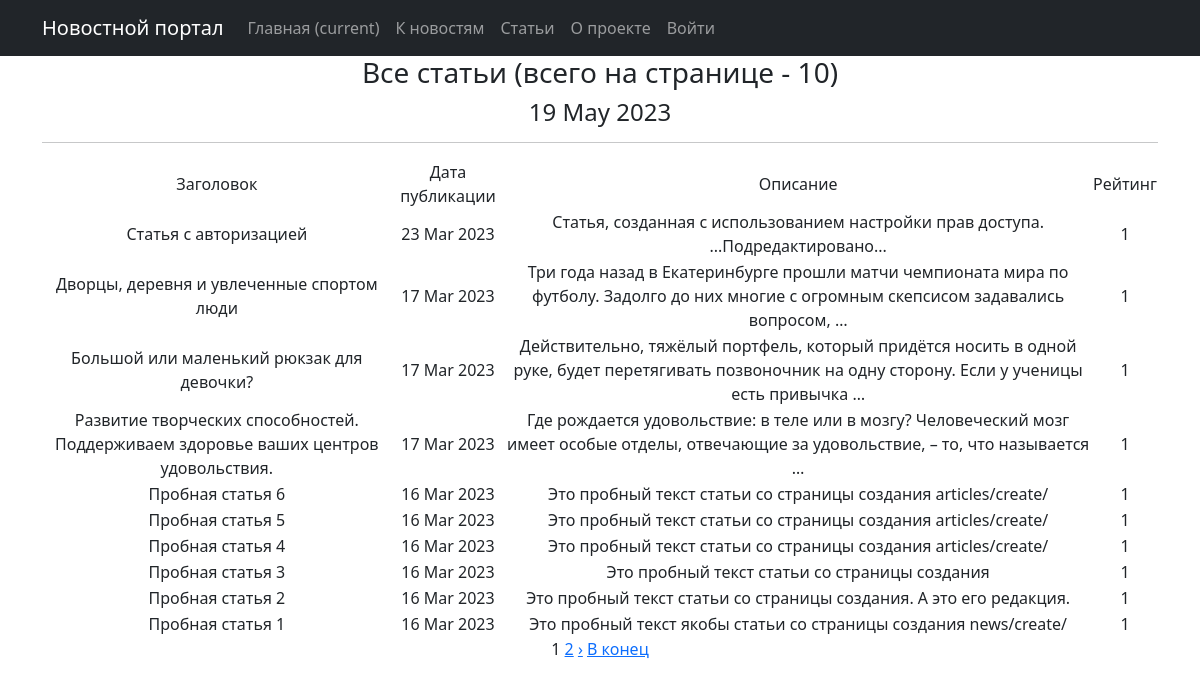
Screenshot of /posts/articles/ with the database file from the repository.
### news/models.py (models this page shows, shortened)
class Post(models.Model):
    author = models.ForeignKey(Author, on_delete=models.CASCADE)
    content = models.CharField(max_length=2, choices=CONTENTS)
    time_in = models.DateTimeField(auto_now_add=True)
    category = models.ManyToManyField(Category, through='PostCategory')
    title = models.CharField(max_length=255,)
    content_text = models.TextField()
    content_rate = models.IntegerField(default=1)

### news/views.py (the view)
# urls.py: path('articles/', cache_page(300)(ArticlesList.as_view()), name='articles_list'),
class ArticlesList(ListView):
    model = Post
    queryset = Post.objects.filter(content = 'AC')
    ordering = '-time_in'
    template_name = 'articles.html'
    context_object_name = 'articles'
    paginate_by = 10
    def get_queryset(self):
        queryset = super().get_queryset()
        self.filterset = PostFilter(self.request.GET, queryset)
        return self.filterset.qs
    def get_context_data(self, **kwargs):
        context = super().get_context_data(**kwargs)
        context['time_now'] = datetime.utcnow()
        context['filterset'] = self.filterset
        return context

### news/templatetags/custom_filters.py (called while the page is built)
@register.filter()
@stringfilter #чтобы не вызывать ошибки, приведем в строку
def censor(value, bad_words = bad_list):
    words = value.split()#разделим строку
    new_line=''
    for word in words:
        if word.lower() in bad_words in bad_words:
            new_line += word[0] #если да, первый символ оставляем
            for i in word[1:]:
                new_line += '*'#остальные заменяем на *
            new_line += ' '
        elif (word[:-1].lower()) in bad_words:
            new_line += word[0]
            for i in word[1:-1]:
                new_line += '*'
            new_line += (word[-1] + ' ')
        else:
            new_line += (word + ' ')
    return new_line.rstrip()

### news/templatetags/custom_tags.py (called while the page is built)
@register.simple_tag(takes_context=True)
def url_replace(context, **kwargs):
   d = context['request'].GET.copy()
   for k, v in kwargs.items():
       d[k] = v
   return d.urlencode()

### templates/articles.html (shortened to what this page needs)
{% extends 'flatpages/default.html' %}
{% load custom_filters %}
{% load custom_tags %}
{% block content %}
    <h3>Все статьи (всего на странице - {{ articles|length}})</h3>
    <h4>{{ time_now|date:'d M Y'}}</h4>
    <hr>
    {% if articles %}
       <table>
           <tr>
               <td>Заголовок</td>
               <td>Дата публикации</td>
               <td>Описание</td>
               <td>Рейтинг</td>
           </tr>
           {% for post in articles %}
           <tr>
               <td>{{ post.title|censor }}</td>
               <td>{{ post.time_in|date:'d M Y' }}</td>
               <td>{{ post.content_text|censor|truncatewords:20 }}</td>
               <td>{{ post.content_rate }}</td>
           </tr>
           {% endfor %}
       </table>
    {% else %}
        <h3>Новости не найдены</h3>
    {% endif %}
   {{ page_obj.number }}
   {% if page_obj.has_next %}
       <a href="?{% url_replace page=page_obj.next_page_number %}">{{ page_obj.next_page_number }}</a>
   {% endif %}
        {% if page_obj.has_next %}
            <a href="?{% url_replace page=page_obj.next_page_number %}">&rsaquo;</a>
            <a href="?{% url_replace page=page_obj.paginator.num_pages %}">В конец</a>
        {% endif %}
{% endblock content %}

### rows the page displays
Post: title|censor "Статья с авторизацией", time_in "23 Mar 2023", content_text|censor "Статья, созданная с использованием настройки прав доступа. ...Подредактировано...", content_rate "1"
Post: title|censor "Дворцы, деревня и увлеченные спортом люди", time_in "17 Mar 2023", content_text|censor "Три года назад в Екатеринбурге прошли матчи чемпионата мира по футболу. Задолго до них многие с огромным скепсисом задавались вопросом, …", content_rate "1"
Post: title|censor "Большой или маленький рюкзак для девочки?", time_in "17 Mar 2023", content_text|censor "Действительно, тяжёлый портфель, который придётся носить в одной руке, будет перетягивать позвоночник на одну сторону. Если у ученицы есть привычка …", content_rate "1"
Post: title|censor "Развитие творческих способностей. Поддерживаем здоровье ваших центров удовольствия.", time_in "17 Mar 2023", content_text|censor "Где рождается удовольствие: в теле или в мозгу? Человеческий мозг имеет особые отделы, отвечающие за удовольствие, – то, что называется …", content_rate "1"
Post: title|censor "Пробная статья 6", time_in "16 Mar 2023", content_text|censor "Это пробный текст статьи со страницы создания articles/create/", content_rate "1"
Post: title|censor "Пробная статья 5", time_in "16 Mar 2023", content_text|censor "Это пробный текст статьи со страницы создания articles/create/", content_rate "1"
Post: title|censor "Пробная статья 4", time_in "16 Mar 2023", content_text|censor "Это пробный текст статьи со страницы создания articles/create/", content_rate "1"
Post: title|censor "Пробная статья 3", time_in "16 Mar 2023", content_text|censor "Это пробный текст статьи со страницы создания", content_rate "1"
Post: title|censor "Пробная статья 2", time_in "16 Mar 2023", content_text|censor "Это пробный текст статьи со страницы создания. А это его редакция.", content_rate "1"
Post: title|censor "Пробная статья 1", time_in "16 Mar 2023", content_text|censor "Это пробный текст якобы статьи со страницы создания news/create/", content_rate "1"

### other values shown
{{ articles|length }} "10"
{{ time_now|date:'d M Y' }} "19 May 2023"
{{ page_obj.number }} "1"
{{ page_obj.next_page_number }} "2"
